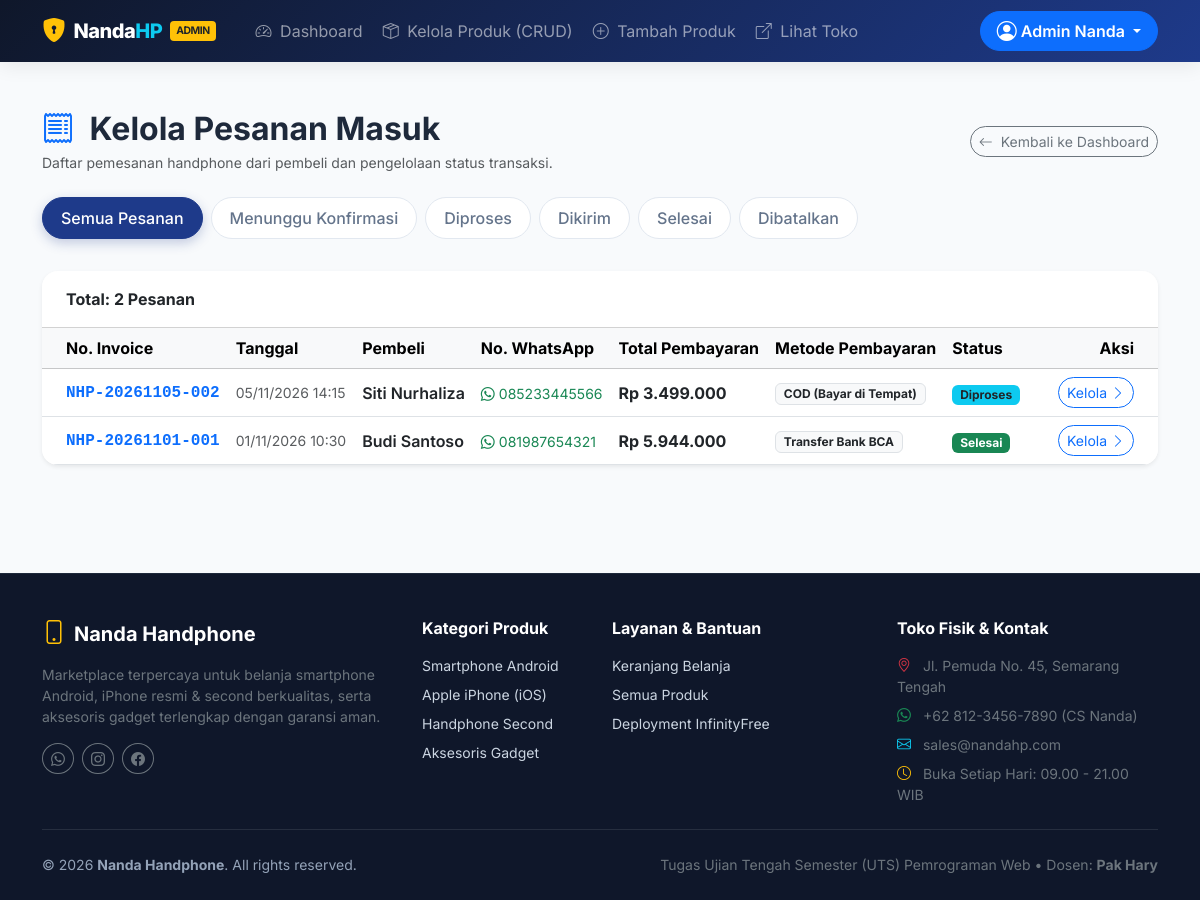
The page /admin/pesanan.php on the database its author committed.
### tables this page shows
CREATE TABLE `pesanan` (
  `id_pesanan` INT(11) NOT NULL AUTO_INCREMENT,
  `kode_pesanan` VARCHAR(50) NOT NULL UNIQUE,
  `id_pembeli` INT(11) NULL,
  `nama_pembeli` VARCHAR(100) NOT NULL,
  `no_hp` VARCHAR(20) NOT NULL,
  `alamat_pengiriman` TEXT NOT NULL,
  `metode_pembayaran` VARCHAR(50) NOT NULL,
  `total_pembayaran` DECIMAL(12,2) NOT NULL,
  `status_pesanan` ENUM('Menunggu Konfirmasi', 'Diproses', 'Dikirim', 'Selesai', 'Dibatalkan') NOT NULL DEFAULT 'Menunggu Konfirmasi',
  `catatan` TEXT NULL,
  `tanggal_pesanan` TIMESTAMP NOT NULL DEFAULT CURRENT_TIMESTAMP,
  PRIMARY KEY (`id_pesanan`),
  KEY `fk_pesanan_pembeli` (`id_pembeli`),
  CONSTRAINT `fk_pesanan_pembeli` FOREIGN KEY (`id_pembeli`) REFERENCES `pengguna` (`id_pengguna`) ON DELETE SET NULL ON UPDATE CASCADE
);

### config/database.php (called while the page is built, shortened)
<?php
try {
    $koneksi = @mysqli_connect(DB_HOST, DB_USER, DB_PASS, DB_NAME);
    if (!$koneksi) {
        $db_connected = false;
        $db_error = mysqli_connect_error();
    } else {
        $db_connected = true;
    }
} catch (Throwable $e) {
    $koneksi = false;
    $db_connected = false;
    $db_error = $e->getMessage();
}
if (!function_exists('rupiah')) {
    function rupiah($angka) {
        return 'Rp ' . number_format((float)$angka, 0, ',', '.');
    }
}
if (!function_exists('base_url')) {
    function base_url($path = '') {
        $protocol = (!empty($_SERVER['HTTPS']) && $_SERVER['HTTPS'] !== 'off') ? "https://" : "http://";
        $host = $_SERVER['HTTP_HOST'] ?? 'localhost';
        $script_dir = dirname($_SERVER['SCRIPT_NAME']);
        if (basename($script_dir) === 'admin' || basename($script_dir) === 'api') {
            $root_dir = dirname($script_dir);
        } else {
            $root_dir = $script_dir;
        }
        $root_dir = rtrim(str_replace('\\', '/', $root_dir), '/');
        return $protocol . $host . $root_dir . '/' . ltrim($path, '/');
    }
}

### admin/pesanan.php (the view, shortened to what this page needs)
<?php
require_once __DIR__ . '/../config/database.php';
require_once __DIR__ . '/../includes/header.php';
$status_filter = isset($_GET['status']) ? bersihkan($koneksi, $_GET['status']) : '';
$pesanan_list = [];
if ($db_connected) {
    $sql = "SELECT * FROM pesanan WHERE 1=1";
    $sql .= " ORDER BY id_pesanan DESC";
    $res = mysqli_query($koneksi, $sql);
    if ($res) {
        while ($row = mysqli_fetch_assoc($res)) {
            $pesanan_list[] = $row;
        }
    }
}
?>
<div class="container my-4">
  <div class="d-flex flex-wrap align-items-center justify-content-between mb-4">
    <div>
      <h2 class="fw-bold mb-1"><i class="bi bi-receipt text-primary me-2"></i> Kelola Pesanan Masuk</h2>
      <p class="text-muted small mb-0">Daftar pemesanan handphone dari pembeli dan pengelolaan status transaksi.</p>
    </div>
    <div class="mt-2 mt-md-0">
      <a href="<?= base_url('admin/index.php') ?>" class="btn btn-outline-secondary rounded-pill btn-sm">
        <i class="bi bi-arrow-left me-1"></i> Kembali ke Dashboard
      </a>
    </div>
  </div>
  <div class="filter-pills d-flex flex-wrap align-items-center mb-4">
    <a href="<?= base_url('admin/pesanan.php') ?>" class="nav-link <?= empty($status_filter) ? 'active' : '' ?>">
      Semua Pesanan
    </a>
    <a href="<?= base_url('admin/pesanan.php?status=' . urlencode('Menunggu Konfirmasi')) ?>" class="nav-link <?= ($status_filter === 'Menunggu Konfirmasi') ? 'active' : '' ?>">
      Menunggu Konfirmasi
    </a>
    <a href="<?= base_url('admin/pesanan.php?status=' . urlencode('Diproses')) ?>" class="nav-link <?= ($status_filter === 'Diproses') ? 'active' : '' ?>">
      Diproses
    </a>
    <a href="<?= base_url('admin/pesanan.php?status=' . urlencode('Dikirim')) ?>" class="nav-link <?= ($status_filter === 'Dikirim') ? 'active' : '' ?>">
      Dikirim
    </a>
    <a href="<?= base_url('admin/pesanan.php?status=' . urlencode('Selesai')) ?>" class="nav-link <?= ($status_filter === 'Selesai') ? 'active' : '' ?>">
      Selesai
    </a>
    <a href="<?= base_url('admin/pesanan.php?status=' . urlencode('Dibatalkan')) ?>" class="nav-link <?= ($status_filter === 'Dibatalkan') ? 'active' : '' ?>">
      Dibatalkan
    </a>
  </div>
  <div class="card border-0 shadow-sm rounded-4 overflow-hidden mb-4">
    <div class="card-header bg-white py-3 px-4 d-flex justify-content-between align-items-center">
      <span class="fw-bold text-dark">Total: <?= count($pesanan_list) ?> Pesanan</span>
    </div>
    <?php if (empty($pesanan_list)): ?>
      <div class="card-body text-center py-5 text-muted">
        <i class="bi bi-inbox fs-1 mb-2 d-block"></i>
        Tidak ada data pesanan pada kategori filter ini.
      </div>
    <?php else: ?>
      <div class="table-responsive">
        <table class="table table-hover align-middle mb-0">
          <thead class="table-light">
            <tr>
              <th class="ps-4">No. Invoice</th>
              <th>Tanggal</th>
              <th>Pembeli</th>
              <th>No. WhatsApp</th>
              <th>Total Pembayaran</th>
              <th>Metode Pembayaran</th>
              <th>Status</th>
              <th class="text-end pe-4" style="width: 130px;">Aksi</th>
            </tr>
          </thead>
          <tbody>
            <?php foreach ($pesanan_list as $row):
              $badge_color = 'bg-secondary';
              if ($row['status_pesanan'] === 'Menunggu Konfirmasi') $badge_color = 'bg-warning text-dark';
              elseif ($row['status_pesanan'] === 'Diproses') $badge_color = 'bg-info text-dark';
              elseif ($row['status_pesanan'] === 'Dikirim') $badge_color = 'bg-primary';
              elseif ($row['status_pesanan'] === 'Selesai') $badge_color = 'bg-success';
              elseif ($row['status_pesanan'] === 'Dibatalkan') $badge_color = 'bg-danger';
            ?>
              <tr>
                <td class="ps-4 fw-bold font-monospace text-primary"><?= htmlspecialchars($row['kode_pesanan']) ?></td>
                <td class="small text-muted"><?= date('d/m/Y H:i', strtotime($row['tanggal_pesanan'])) ?></td>
                <td class="fw-semibold text-dark"><?= htmlspecialchars($row['nama_pembeli']) ?></td>
                <td>
                  <a href="https://wa.me/<?= preg_replace('/[^0-9]/', '', $row['no_hp']) ?>" target="_blank" class="text-decoration-none text-success small">
                    <i class="bi bi-whatsapp me-1"></i><?= htmlspecialchars($row['no_hp']) ?>
                  </a>
                </td>
                <td class="fw-bold text-dark"><?= rupiah($row['total_pembayaran']) ?></td>
                <td><span class="badge bg-light text-dark border"><?= htmlspecialchars($row['metode_pembayaran']) ?></span></td>
                <td><span class="badge <?= $badge_color ?>"><?= htmlspecialchars($row['status_pesanan']) ?></span></td>
                <td class="text-end pe-4">
                  <a href="<?= base_url('admin/pesanan-detail.php?id=' . $row['id_pesanan']) ?>" class="btn btn-sm btn-outline-primary rounded-pill">
                    Kelola <i class="bi bi-chevron-right"></i>
                  </a>
                </td>
              </tr>
            <?php endforeach; ?>
          </tbody>
        </table>
      </div>
    <?php endif; ?>
  </div>
</div>
<?php require_once __DIR__ . '/../includes/footer.php'; ?>

### assets/css/style.css (style rules this page uses)
:root { --nh-primary: #1e3a8a; --nh-primary-light: #3b82f6; --nh-secondary: #0f172a; --nh-accent: #0ea5e9; --nh-success: #10b981; --nh-warning: #f59e0b; --nh-danger: #ef4444; --nh-bg-light: #f8fafc; --nh-card-bg: #ffffff; --nh-text-main: #1e293b; --nh-text-muted: #64748b; --nh-border: #e2e8f0; }
body { font-family: 'Inter', -apple-system, BlinkMacSystemFont, 'Segoe UI', Roboto, Helvetica, Arial, sans-serif; background-color: var(--nh-bg-light); color: var(--nh-text-main); min-height: 100vh; display: flex; flex-direction: column; }
.filter-pills .nav-link { color: var(--nh-text-muted); font-weight: 500; border-radius: 50rem; padding: 8px 18px; background: white; border: 1px solid var(--nh-border); margin-right: 8px; margin-bottom: 8px; transition: all 0.2s ease-in-out; }
.filter-pills .nav-link.active { background-color: var(--nh-primary); color: white; border-color: var(--nh-primary); box-shadow: 0 4px 12px rgba(30, 58, 138, 0.25); }

### rows shown on the page
pesanan: kode_pesanan "NHP-20261105-002", tanggal_pesanan "05/11/2026 14:15", nama_pembeli "Siti Nurhaliza", no_hp "085233445566", total_pembayaran "Rp 3.499.000", metode_pembayaran "COD (Bayar di Tempat)", status_pesanan "Diproses"
pesanan: kode_pesanan "NHP-20261101-001", tanggal_pesanan "01/11/2026 10:30", nama_pembeli "Budi Santoso", no_hp "081987654321", total_pembayaran "Rp 5.944.000", metode_pembayaran "Transfer Bank BCA", status_pesanan "Selesai"

### other values the page prints
$_SESSION['user_nama'] "Admin Nanda"
count($pesanan_list) "2"
